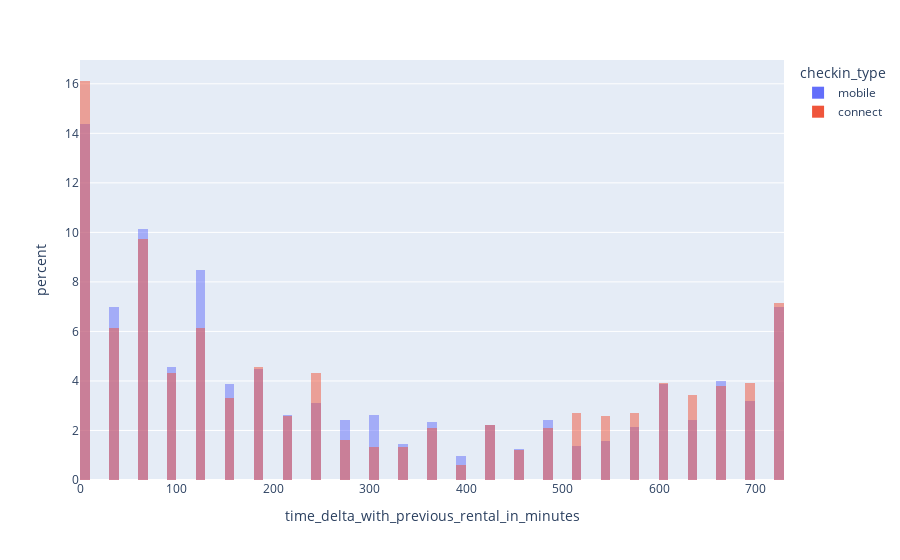

The notebook cell this image was saved under:
### Code cell
fig2 = px.histogram(
    data_frame=dataset,
    x='time_delta_with_previous_rental_in_minutes',
    color='checkin_type',
    nbins=100,
    histnorm='percent',
    barmode='overlay'
)

# Show the plot
fig2.show()

### Figure 1 — Plotly figure (JSON) as saved in the notebook; plotly's stock layout.template omitted (floating-point values rounded to 4 significant figures; data arrays with more than 128 entries replaced by an {"elided": "..."} marker saying what was removed)
{"data": [{"alignmentgroup": "True", "bingroup": "x", "histnorm": "percent", "hovertemplate": "checkin_type=mobile<br>time_delta_with_previous_rental_in_minutes=%{x}<br>percent=%{y}<extra></extra>", "legendgroup": "mobile", "marker": {"color": "#636efa", "opacity": 0.5, "pattern": {"shape": ""}}, "name": "mobile", "nbinsx": 100, "offsetgroup": "mobile", "orientation": "v", "showlegend": true, "type": "histogram", "x": {"elided": "17003 int values"}, "xaxis": "x", "yaxis": "y"}, {"alignmentgroup": "True", "bingroup": "x", "histnorm": "percent", "hovertemplate": "checkin_type=connect<br>time_delta_with_previous_rental_in_minutes=%{x}<br>percent=%{y}<extra></extra>", "legendgroup": "connect", "marker": {"color": "#EF553B", "opacity": 0.5, "pattern": {"shape": ""}}, "name": "connect", "nbinsx": 100, "offsetgroup": "connect", "orientation": "v", "showlegend": true, "type": "histogram", "x": {"elided": "4307 int values"}, "xaxis": "x", "yaxis": "y"}], "layout": {"barmode": "overlay", "legend": {"title": {"text": "checkin_type"}, "tracegroupgap": 0}, "margin": {"t": 60}, "xaxis": {"anchor": "y", "domain": [0, 1], "title": {"text": "time_delta_with_previous_rental_in_minutes"}}, "yaxis": {"anchor": "x", "domain": [0, 1], "title": {"text": "percent"}}}}
